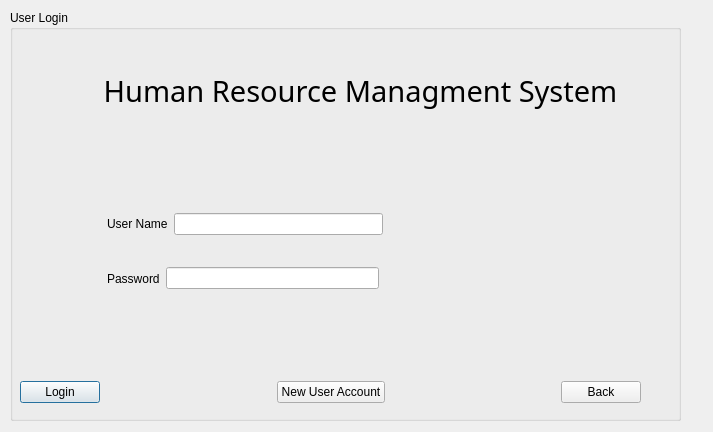
<?xml version="1.0" encoding="UTF-8"?>
<ui version="4.0">
 <class>Dialog</class>
 <widget class="QDialog" name="Dialog">
  <property name="geometry">
   <rect>
    <x>0</x>
    <y>0</y>
    <width>713</width>
    <height>432</height>
   </rect>
  </property>
  <property name="windowTitle">
   <string>Dialog</string>
  </property>
  <widget class="QGroupBox" name="groupBox">
   <property name="geometry">
    <rect>
     <x>10</x>
     <y>10</y>
     <width>671</width>
     <height>411</height>
    </rect>
   </property>
   <property name="title">
    <string>User Login</string>
   </property>
   <widget class="QWidget" name="layoutWidget_2">
    <property name="geometry">
     <rect>
      <x>80</x>
      <y>190</y>
      <width>501</width>
      <height>151</height>
     </rect>
    </property>
    <layout class="QVBoxLayout" name="verticalLayout_6">
     <item>
      <layout class="QHBoxLayout" name="horizontalLayout_6">
       <item>
        <spacer name="verticalSpacer_7">
         <property name="orientation">
          <enum>Qt::Vertical</enum>
         </property>
         <property name="sizeHint" stdset="0">
          <size>
           <width>17</width>
           <height>31</height>
          </size>
         </property>
        </spacer>
       </item>
       <item>
        <widget class="QLabel" name="label_8">
         <property name="text">
          <string>User Name</string>
         </property>
         <property name="buddy">
          <cstring>lineEdit_un</cstring>
         </property>
        </widget>
       </item>
       <item>
        <widget class="QLineEdit" name="lineEdit_un"/>
       </item>
       <item>
        <spacer name="horizontalSpacer">
         <property name="orientation">
          <enum>Qt::Horizontal</enum>
         </property>
         <property name="sizeHint" stdset="0">
          <size>
           <width>40</width>
           <height>20</height>
          </size>
         </property>
        </spacer>
       </item>
      </layout>
     </item>
     <item>
      <layout class="QHBoxLayout" name="horizontalLayout_8">
       <item>
        <spacer name="verticalSpacer_10">
         <property name="orientation">
          <enum>Qt::Vertical</enum>
         </property>
         <property name="sizeHint" stdset="0">
          <size>
           <width>17</width>
           <height>31</height>
          </size>
         </property>
        </spacer>
       </item>
       <item>
        <widget class="QLabel" name="label_12">
         <property name="text">
          <string>Password</string>
         </property>
        </widget>
       </item>
       <item>
        <widget class="QLineEdit" name="lineEdit_pswrd">
         <property name="echoMode">
          <enum>QLineEdit::Password</enum>
         </property>
        </widget>
       </item>
       <item>
        <spacer name="horizontalSpacer_4">
         <property name="orientation">
          <enum>Qt::Horizontal</enum>
         </property>
         <property name="sizeHint" stdset="0">
          <size>
           <width>40</width>
           <height>20</height>
          </size>
         </property>
        </spacer>
       </item>
      </layout>
     </item>
     <item>
      <spacer name="verticalSpacer_11">
       <property name="orientation">
        <enum>Qt::Vertical</enum>
       </property>
       <property name="sizeHint" stdset="0">
        <size>
         <width>296</width>
         <height>31</height>
        </size>
       </property>
      </spacer>
     </item>
    </layout>
   </widget>
   <widget class="QLabel" name="label">
    <property name="geometry">
     <rect>
      <x>60</x>
      <y>40</y>
      <width>581</width>
      <height>81</height>
     </rect>
    </property>
    <property name="font">
     <font>
      <family>Ravie</family>
      <pointsize>22</pointsize>
     </font>
    </property>
    <property name="text">
     <string>Human Resource Managment System</string>
    </property>
    <property name="alignment">
     <set>Qt::AlignCenter</set>
    </property>
    <property name="wordWrap">
     <bool>true</bool>
    </property>
   </widget>
   <widget class="QWidget" name="layoutWidget">
    <property name="geometry">
     <rect>
      <x>10</x>
      <y>370</y>
      <width>621</width>
      <height>25</height>
     </rect>
    </property>
    <layout class="QHBoxLayout" name="horizontalLayout_4">
     <item>
      <widget class="QPushButton" name="pushButton">
       <property name="text">
        <string>Login</string>
       </property>
      </widget>
     </item>
     <item>
      <spacer name="horizontalSpacer_10">
       <property name="orientation">
        <enum>Qt::Horizontal</enum>
       </property>
       <property name="sizeHint" stdset="0">
        <size>
         <width>40</width>
         <height>20</height>
        </size>
       </property>
      </spacer>
     </item>
     <item>
      <widget class="QPushButton" name="pushButton_2">
       <property name="text">
        <string>New User Account</string>
       </property>
      </widget>
     </item>
     <item>
      <spacer name="horizontalSpacer_11">
       <property name="orientation">
        <enum>Qt::Horizontal</enum>
       </property>
       <property name="sizeHint" stdset="0">
        <size>
         <width>40</width>
         <height>20</height>
        </size>
       </property>
      </spacer>
     </item>
     <item>
      <widget class="QPushButton" name="pushButton_3">
       <property name="text">
        <string>Back</string>
       </property>
      </widget>
     </item>
    </layout>
   </widget>
  </widget>
 </widget>
 <resources/>
 <connections/>
</ui>
